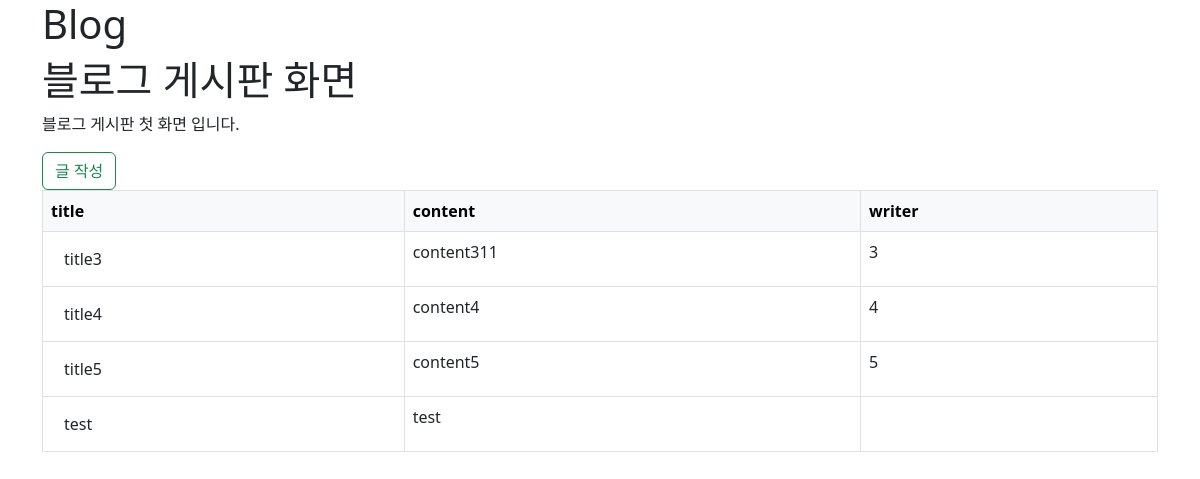
Screenshot of /blog/ with the database file from the repository.
### blog/models.py (models this page shows)
class Post(models.Model):
    title = models.CharField(max_length=30)
    content = models.TextField()
    writer = models.CharField(max_length=10)
    created_at = models.DateTimeField(auto_now_add=True)
    updated_at = models.DateTimeField(auto_now=True)

### blog/views.py (the view)
# urls.py: path("", views.List.as_view(), name='list'), # /blog/
class List(ListView):
    model = Post # 모델
    template_name = 'blog/post_list.html' # 템플릿
    context_object_name = 'posts' # 변수 값의 이름

### blog/templates/blog/post_list.html
{% extends 'blog/base.html' %}
{% block content %}
<h1>블로그 게시판 화면</h1>
<p>블로그 게시판 첫 화면 입니다.</p>
<a href="{% url 'blog:write' %}" class='btn btn-outline-success'>글 작성</a>
{% if posts %}
    <table class='table table-bordered'>
        <thead class="table-light">
            <tr>
                <th>title</th>
                <th>content</th>
                <th>writer</th>
            </tr>
        </thead>
            {% for post in posts %}
            <tr>
                <td><a href="{% url 'blog:detail' pk=post.pk %}" class='btn'>{{ post.title }} </a></td>
                <td>{{ post.content }}</td>
                <td>{{ post.writer }}</td>
            </tr>
            {% endfor %}
        </table>
        {% else %}
        <p>작성된 게시글이 없습니다.</p>
        {% endif %}
{% endblock %}

### rows the page displays
Post: title "title3", content "content311", writer "3"
Post: title "title4", content "content4", writer "4"
Post: title "title5", content "content5", writer "5"
Post: title "test", content "test"
